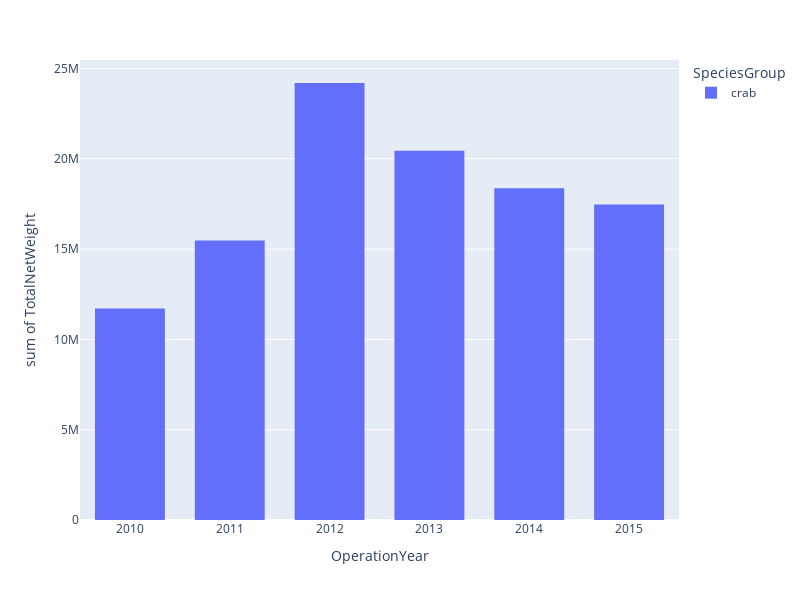

Notebook cell for this chart:
### Code cell
# Making a scatter plot to show the change in total net weight produced over the years

fig = px.histogram(DFshellfishBering,
                 x='OperationYear',
                 y="TotalNetWeight",
                 color= 'SpeciesGroup')

fig.update_layout(bargap=0.3,
                  title=' ',
                  autosize=False,
                  width=800,
                  height=600)

fig.show()

### Figure 1 — Plotly figure (JSON) as saved in the notebook; plotly's stock layout.template omitted (floating-point values rounded to 4 significant figures)
{"data": [{"alignmentgroup": "True", "bingroup": "x", "histfunc": "sum", "hovertemplate": "SpeciesGroup=crab<br>OperationYear=%{x}<br>sum of TotalNetWeight=%{y}<extra></extra>", "legendgroup": "crab", "marker": {"color": "#636efa", "pattern": {"shape": ""}}, "name": "crab", "offsetgroup": "crab", "orientation": "v", "showlegend": true, "type": "histogram", "x": ["2010", "2010", "2011", "2011", "2012", "2012", "2013", "2014", "2014", "2015", "2015", "2015", "2015"], "xaxis": "x", "y": [11131041, 574780, 14422560, 1056987, 23398760, 793455, 20434689, 18149409, 219190, 675425, 16082022, 80195, 624135], "yaxis": "y"}], "layout": {"autosize": false, "bargap": 0.3, "barmode": "relative", "height": 600, "legend": {"title": {"text": "SpeciesGroup"}, "tracegroupgap": 0}, "margin": {"t": 60}, "title": {"text": " "}, "width": 800, "xaxis": {"anchor": "y", "autorange": true, "domain": [0, 1], "range": [-0.5, 5.5], "title": {"text": "OperationYear"}, "type": "category"}, "yaxis": {"anchor": "x", "autorange": true, "domain": [0, 1], "range": [0, 25470000.0], "title": {"text": "sum of TotalNetWeight"}, "type": "linear"}}}
